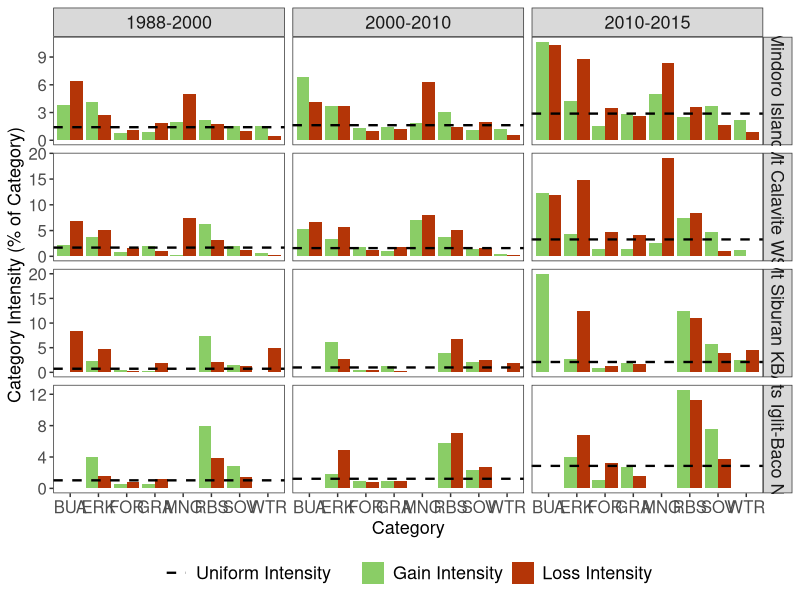

Reproduce this figure in R.
# Script Description --------------------
# This R script generates barplots using ggplot2 package to visualise the category-level intensity analysis of changes
# in Mindoro Island, Philippines derived from land cover classification of Landsat data for three time-intervals: 
# 1988-2000, 2000-2010, and 2010-2015. Intensity analysis was calculated using an Excel spreadsheet with a VBA macro
# (see https://sites.google.com/site/intensityanalysis/). The domain of analysis is Mindoro Island. 
#
# Script By:      Jose Don T De Alban
# Date Created:   13 Mar 2018
# Last Modified:  08 Apr 2021

# Set Working Directory -------------------
setwd("/Users/dondealban/Dropbox/Research/Mindoro/intensity analysis/")

# Load Libraries --------------------------
library(tidyverse)
library(readxl)

# Read Input Data -------------------------

# Read interval level XLSX data file, convert to data frame, and store into variable
dfMINDRg <- as.data.frame(read_excel("Category_Level_Intensity_Analysis_ALL.xlsx", sheet="Gain_Mindoro"))
dfMINDRl <- as.data.frame(read_excel("Category_Level_Intensity_Analysis_ALL.xlsx", sheet="Loss_Mindoro"))
dfMCWSg  <- as.data.frame(read_excel("Category_Level_Intensity_Analysis_ALL.xlsx", sheet="Gain_MCWS"))
dfMCWSl  <- as.data.frame(read_excel("Category_Level_Intensity_Analysis_ALL.xlsx", sheet="Loss_MCWS"))
dfMIBNPg <- as.data.frame(read_excel("Category_Level_Intensity_Analysis_ALL.xlsx", sheet="Gain_MIBNP"))
dfMIBNPl <- as.data.frame(read_excel("Category_Level_Intensity_Analysis_ALL.xlsx", sheet="Loss_MIBNP"))
dfSBRNg  <- as.data.frame(read_excel("Category_Level_Intensity_Analysis_ALL.xlsx", sheet="Gain_SBRN"))
dfSBRNl  <- as.data.frame(read_excel("Category_Level_Intensity_Analysis_ALL.xlsx", sheet="Loss_SBRN"))

# Clean and Subset Data -------------------

# 1. Select columns: include all columns except Category ID
subMINDRg <- subset(dfMINDRg, select=c(1,3:11))
subMINDRl <- subset(dfMINDRl, select=c(1,3:11))
subMCWSg  <- subset(dfMCWSg, select=c(1,3:11))
subMCWSl  <- subset(dfMCWSl, select=c(1,3:11))
subMIBNPg <- subset(dfMIBNPg, select=c(1,3:11)) 
subMIBNPl <- subset(dfMIBNPl, select=c(1,3:11))
subSBRNg  <- subset(dfSBRNg, select=c(1,3:11))
subSBRNl  <- subset(dfSBRNl, select=c(1,3:11))

# *Remove classes: MNG, BUA, WTR for specific domain of analysis
# Mts Iglit-Baco National Park
remove.list <- paste(c("MNG","BUA","WTR"), collapse='|')
subMIBNPg <- subMIBNPg %>% filter(!grepl(remove.list, subMIBNPg$Category_Name))
subMIBNPl <- subMIBNPl %>% filter(!grepl(remove.list, subMIBNPl$Category_Name))

# *Replace undefined values with 0
# Mt Siburan Key Biodiversity Area
subSBRNg[subSBRNg=="Undefined"] <- 0
subSBRNl[subSBRNl=="Undefined"] <- 0

# 2. Add Change Type column
# Mindoro Island
type1a <- rep("Gain", nrow(subMINDRg))
type2a <- rep("Loss", nrow(subMINDRl))
site1a <- rep("Mindoro Island", nrow(subMINDRg))
site2a <- rep("Mindoro Island", nrow(subMINDRl))
subMINDRg <- cbind(subMINDRg, type1a, site1a)
subMINDRl <- cbind(subMINDRl, type2a, site2a)
# Mt Calavite Wildlife Sanctuary
type1b <- rep("Gain", nrow(subMCWSg))
type2b <- rep("Loss", nrow(subMCWSl))
site1b <- rep("Mt Calavite WS", nrow(subMCWSg))
site2b <- rep("Mt Calavite WS", nrow(subMCWSl))
subMCWSg <- cbind(subMCWSg, type1b, site1b)
subMCWSl <- cbind(subMCWSl, type2b, site2b)
# Mts Iglit-Baco National Park
type1c <- rep("Gain", nrow(subMIBNPg))
type2c <- rep("Loss", nrow(subMIBNPl))
site1c <- rep("Mts Iglit-Baco NP", nrow(subMIBNPg))
site2c <- rep("Mts Iglit-Baco NP", nrow(subMIBNPl))
subMIBNPg <- cbind(subMIBNPg, type1c, site1c)
subMIBNPl <- cbind(subMIBNPl, type2c, site2c)
# Mt Siburan Key Biodiversity Area
type1d <- rep("Gain", nrow(subSBRNg))
type2d <- rep("Loss", nrow(subSBRNl))
site1d <- rep("Mt Siburan KBA", nrow(subSBRNg))
site2d <- rep("Mt Siburan KBA", nrow(subSBRNl))
subSBRNg <- cbind(subSBRNg, type1d, site1d)
subSBRNl <- cbind(subSBRNl, type2d, site2d)

# 3. Reorder columns before renaming
subMINDRg <- subMINDRg[,c(1:2,11,12,3:10)]
subMINDRl <- subMINDRl[,c(1:2,11,12,3:10)]
subMCWSg  <- subMCWSg[,c(1:2,11,12,3:10)]
subMCWSl  <- subMCWSl[,c(1:2,11,12,3:10)]
subMIBNPg <- subMIBNPg[,c(1:2,11,12,3:10)]
subMIBNPl <- subMIBNPl[,c(1:2,11,12,3:10)]
subSBRNg  <- subSBRNg[,c(1:2,11,12,3:10)]
subSBRNl  <- subSBRNl[,c(1:2,11,12,3:10)]

# 4. Change column names for easier reference
# Note the following description of category level column names
# ColA - Years of Time Interval
# ColB - Category Name
# ColC - Change Type
# ColD - Study Area/Site
# ColE - Observed Annual Loss/Gain [number of elements]
# ColF - Loss/Gain Intensity [percent of t1/t2 category]
# ColG - Uniform Intensity [percent of interval domain]
# ColH - Uniform Annual Loss/Gain [number of elements]
# ColI - Hypothesized Annual Error [number of elements]
# ColJ - Commission Intensity [percent of t1/t2 category]
# ColK - Omission Intensity [percent of t1/t2 category]
# ColL - Hypothesized t1/t2 Error [percent of interval domain]

list <- c("ColA","ColB","ColC","ColD","ColE","ColF","ColG","ColH","ColI","ColJ","ColK","ColL")
colnames(subMINDRg) <- c(list)
colnames(subMINDRl) <- c(list)
colnames(subMCWSg)  <- c(list)
colnames(subMCWSl)  <- c(list)
colnames(subMIBNPg) <- c(list)
colnames(subMIBNPl) <- c(list)
colnames(subSBRNg)  <- c(list)
colnames(subSBRNl)  <- c(list)

# 6. Combine separate Loss and Gain datasets into one dataframe
catALL <- rbind(subMINDRg, subMINDRl, subMCWSg, subMCWSl, subSBRNg, subSBRNl, subMIBNPg, subMIBNPl)

# 7. Replace "Undefined" cells as 0 and convert ColF and ColK to numeric data types
catALL <- transform(catALL, ColF = as.numeric(ColF), ColK = as.numeric(ColK))

# Generate Plots ------------------------

# Plot 1: Gain and Loss Intensities only
plotCAT <- ggplot() + geom_bar(data=catALL, aes(x=ColB, y=ColF, fill=ColC), stat="identity", position=position_dodge())
plotCAT <- plotCAT  + geom_hline(data=catALL, aes(yintercept=ColG, colour="#000000"), linetype="dashed", size=0.8) # Uniform line
plotCAT <- plotCAT  + facet_grid(ColD ~ ColA, scales="free_y")
plotCAT <- plotCAT  + labs(x="Category", y="Category Intensity (% of Category)")
plotCAT <- plotCAT  + scale_fill_manual(values=c("#8acd66","#b43507"), labels=c("Gain Intensity","Loss Intensity"))
plotCAT <- plotCAT  + scale_colour_manual(values=c("#000000"), labels=c("Uniform Intensity"))
plotCAT <- plotCAT  + theme_bw()
plotCAT <- plotCAT  + theme(legend.position="bottom", legend.box="horizontal", legend.title=element_blank())
plotCAT <- plotCAT  + theme(legend.text=element_text(size=13), strip.text=element_text(size=13))
plotCAT <- plotCAT  + theme(axis.title=element_text(size=13), axis.text=element_text(size=12))
plotCAT <- plotCAT  + theme(panel.grid.major=element_blank(), panel.grid.minor=element_blank())

# Save Outputs --------------------------

# Output boxplots to a PDF file
ggsave(plotCAT, file="Category-Level-Intensity-Analysis_Mindoro_v3.pdf", width=30, height=35, units="cm", dpi=300)
